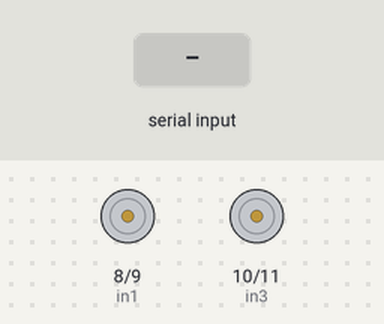
A sketch run on a simulated Arduino Uno, built with avr-gcc and run on an emulated ATmega328P. Parts: motor-driver pin pairs drawn as motors (green arrow = first pin HIGH = forward, orange = second pin HIGH = backward, longer = more drive, scaled by the enable pin). Inputs (shaded band) come from the test bench. What the sketch prints to the serial monitor is not drawn.

Above: at 1.2 s.
1.3 s: "F" received over the second serial link
At 1.8 s:
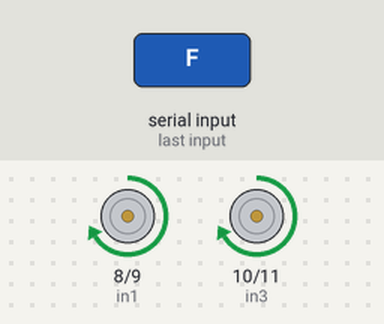
2.8 s: "B" received over the second serial link
At 4.0 s:
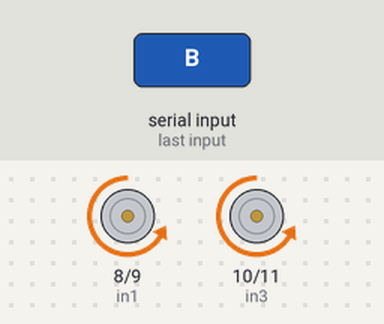
4.3 s: "L" received over the second serial link
At 5.2 s:
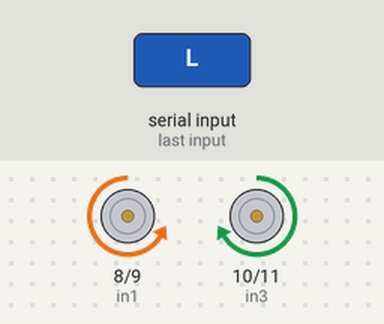
5.8 s: "R" received over the second serial link
At 6.4 s:
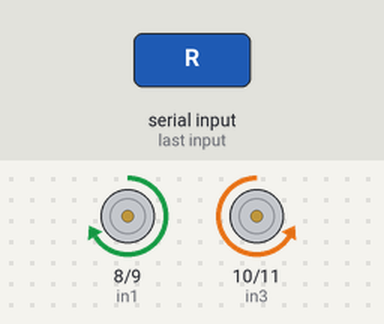
Timing chart, 0 to 8.3 s (numbered marks = the images above; inputs shaded):
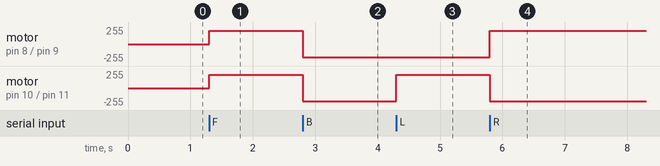

Measured:
- after the input at 1.3 s, motor on pin 8 (in1) / pin 9 (in2), motor on pin 10 (in3) / pin 11 (in4): stopped → forward 200/255 at once
- after the input at 2.8 s, motor on pin 8 (in1) / pin 9 (in2), motor on pin 10 (in3) / pin 11 (in4): forward 200/255 → backward 200/255 at once
- after the input at 4.3 s, motor on pin 10 (in3) / pin 11 (in4): backward 200/255 → forward 200/255 at once
- after the input at 5.8 s, motor on pin 8 (in1) / pin 9 (in2): backward 200/255 → forward 200/255 at once; motor on pin 10 (in3) / pin 11 (in4): forward 200/255 → backward 200/255 at once

The sketch:

car_control.ino
```cpp
#include <SoftwareSerial.h>
SoftwareSerial BTSerial(3, 2); // RX, TX

int in1 = 8;
int in2 = 9;
int in3 = 10;
int in4 = 11;
int enA = 5;
int enB = 6;

void setup() {
  Serial.begin(9600);
  BTSerial.begin(9600);

  pinMode(in1, OUTPUT);
  pinMode(in2, OUTPUT);
  pinMode(in3, OUTPUT);
  pinMode(in4, OUTPUT);
  pinMode(enA, OUTPUT);
  pinMode(enB, OUTPUT);

  analogWrite(enA, 200);  // Adjust speed as needed
  analogWrite(enB, 200);

  Serial.println("Arduino Ready to Receive Bluetooth Commands");
}

void loop() {
  if (BTSerial.available()) {
    char cmd = BTSerial.read();
    Serial.print("Received: ");
    Serial.println(cmd);

    switch (cmd) {
      case 'F': moveForward(); Serial.println("→ Forward"); break;
      case 'B': moveBackward(); Serial.println("→ Backward"); break;
      case 'L': turnLeft(); Serial.println("→ Left"); break;
      case 'R': turnRight(); Serial.println("→ Right"); break;
      case 'S': stopCar(); Serial.println("→ Stop"); break;
    }
  }
}

void moveForward() {
  digitalWrite(in1, HIGH); digitalWrite(in2, LOW);
  digitalWrite(in3, HIGH); digitalWrite(in4, LOW);
}

void moveBackward() {
  digitalWrite(in1, LOW); digitalWrite(in2, HIGH);
  digitalWrite(in3, LOW); digitalWrite(in4, HIGH);
}

void turnLeft() {
  digitalWrite(in1, LOW); digitalWrite(in2, HIGH);
  digitalWrite(in3, HIGH); digitalWrite(in4, LOW);
}

void turnRight() {
  digitalWrite(in1, HIGH); digitalWrite(in2, LOW);
  digitalWrite(in3, LOW); digitalWrite(in4, HIGH);
}

void stopCar() {
  digitalWrite(in1, LOW); digitalWrite(in2, LOW);
  digitalWrite(in3, LOW); digitalWrite(in4, LOW);
}
```
